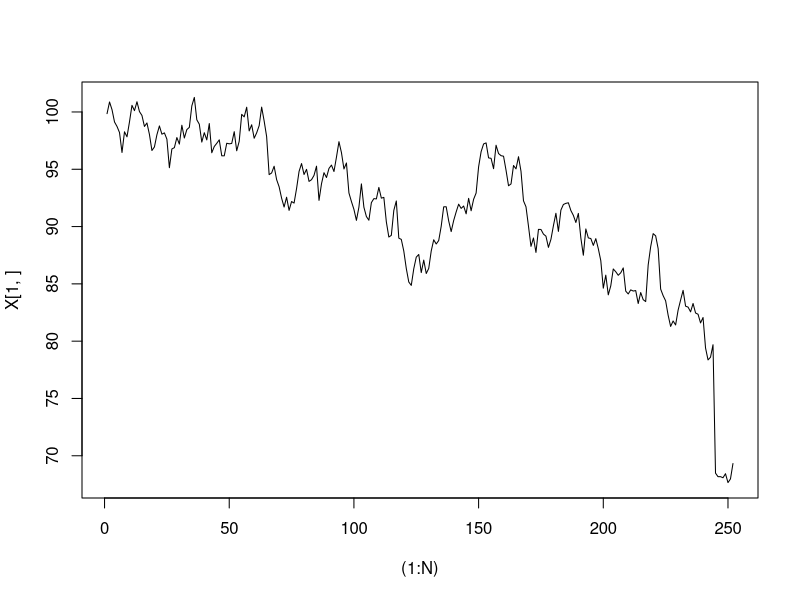

Source code (R): (Note: this script raises an error after producing the figure.)
# Libraries
library(matrixStats)

# Option parameters
vol <- 0.2 # volatility (sigma)
S_0 <- 100 # initial stock price
r <- 0.06 # risk-free rate
K <- 110 # strike price
T <- 1 # time to maturity (years)

# Merton model parameters
lambda <- 1.5 # jump intensity
# mu_j <- -0.1 # mean of log jump size
mu_j <- 0 # mean of log jump size
sigma_j <- 0.1 # volatility of log jump size

N <- 252 # number of time steps
R <- 50000 # number of replications

start_time <- Sys.time()

# Model values
dt <- T / N # time increment
k_bar <- exp(mu_j + sigma_j^2 / 2) - 1 # expected jump compensation

# Path simulations
Z <- matrix(rnorm(N * R), nrow = R, ncol = N) # matrix of standard normal RVs
dW <- Z * sqrt(dt) # Brownian increments

# Jump simulations
dq <- matrix(ifelse(rpois(N * R, lambda * dt) > 0, 1, 0), nrow = R, ncol = N, byrow = TRUE) # Poisson occurrences dq_t
k <- matrix(exp(rnorm(N * R, mu_j, sigma_j)) - 1, nrow = R, ncol = N, byrow = TRUE) # random normal jump sizes

S <- matrix(S_0, ncol = (N + 1), nrow = R)

for (n in 1 : N){
  S_n <- S[, n]
  S[, n + 1] <- S_n + (r - lambda * k_bar) * S_n * dt + vol * S_n * dW[, n] + S_n * k[, n] * dq[, n] # validate drift term
  # S[, n + 1] <- S_n * exp((r - V_n / 2) * dt + sqrt(V_n) * dW_S[, n]) # alternative discretization
}

X <- S[, -1] # asset prices

plot(x = (1 : N), y = X[1, ], type = "line")

exercise_matrix <- ifelse(K - X <= 0, 0, K - X) # matrix of immediate exercise values

cf_matrix <- matrix(c(rep(0, R * (N - 1)), exercise_matrix[, N]), nrow = R, ncol = N) # cashflow matrix

matrix_disc <- function(mx, r, n, dt){ # function to discount a matrix (indexed by column)
  disc_vec <- exp(-r * dt * (1 : n))
  return(t(t(mx) * disc_vec))
}

for (j in rev(seq(N - 1))){ # iterating over time steps
  regr_filter <- ifelse(X[, j] < K, TRUE, FALSE) # filtering for positive exercise values
  
  x <- X[, j][regr_filter] / K # basis variable
  y <- rowSums(matrix_disc(cf_matrix[regr_filter, (j + 1) : N], r, N - j, dt)) # includes discounted future CFs
  
  ls_model <- lm( # regressing on 3 weighted Laguerre polynomials
    y ~ I(exp(-x / 2)) + I(exp(-x / 2) * (1 - x)) + I(exp(-x / 2) * (1 - 2 * x + x^2 / 2))
  )
  
  exp_cont <- fitted(ls_model) # expected continuation value
  imm_exer <- exercise_matrix[regr_filter, j] # immediate exercise value
  
  exer_filter <- ifelse(exp_cont < imm_exer, TRUE, FALSE) # filtering for cases of greater immediate exercise value
  
  comb_filter <- which(regr_filter)[exer_filter] # combining regression and exercise filters
  
  cf_matrix[comb_filter, (j + 1) : N] = 0 # setting future CFs to zero for early exercise paths
  cf_matrix[comb_filter, j] = imm_exer[exer_filter] # setting current CF to immediate exercise value
}

disc_cf_matrix <- matrix_disc(cf_matrix, r, N, dt) # discounting all CFs

max(sum(disc_cf_matrix) / R, K - S_0) # American put option value

end_time <- Sys.time()

perf_time <- end_time - start_time
perf_time

# DIAGNOSTICS

exp(-r * T) * mean(payoff(X[, N], K)) # European put option price
exp(-r * T) * mean(pmax(X[, N] - K, 0)) # European call option price

# lsm_heston <- X[, N]

plot(density(X[, N]))
matplot(t(S[50:70,]), type = "l")

mean(X[, N])
